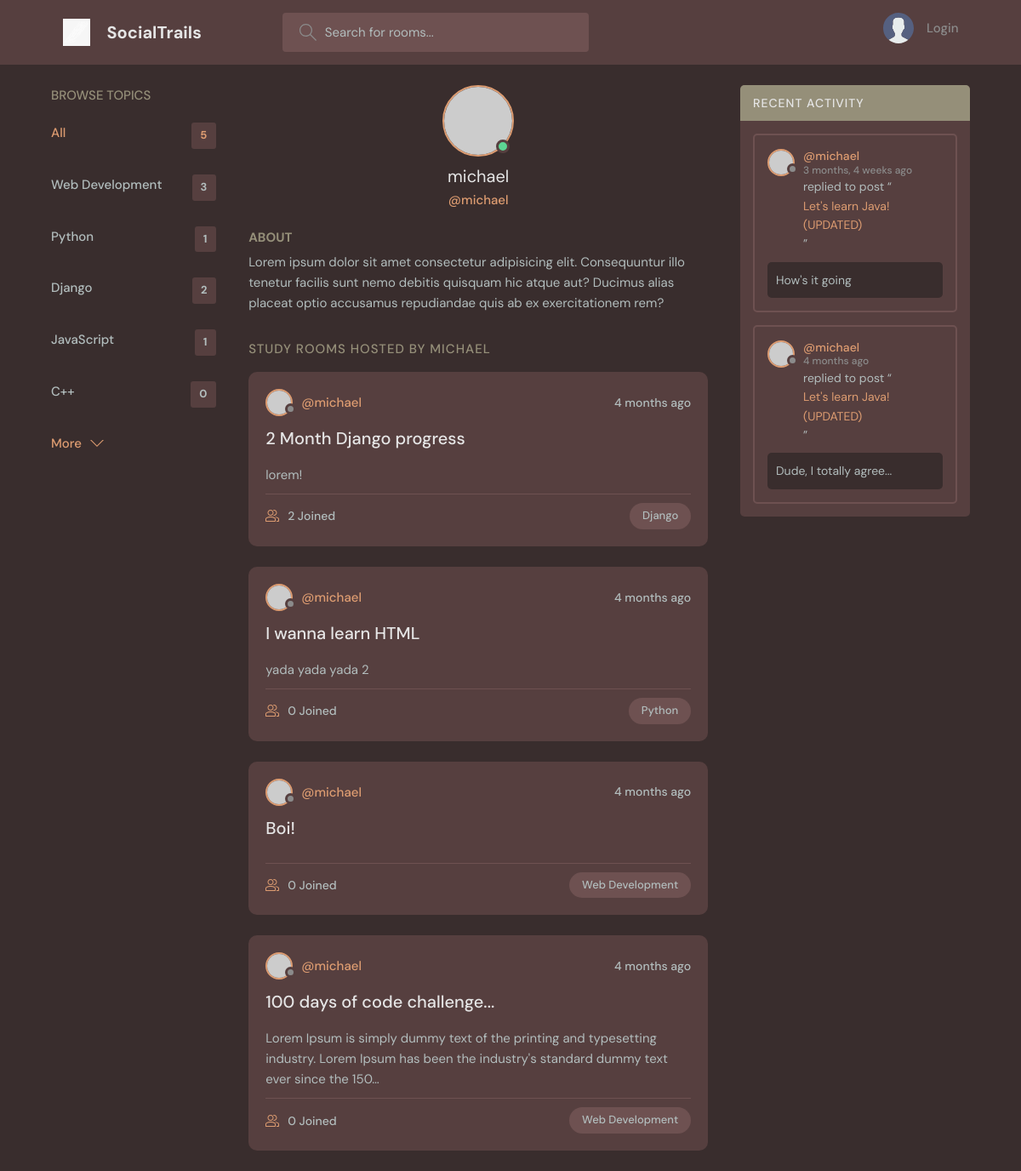
Page /profile/1/ on the committed database.
### base/models.py (models this page shows, shortened)
class Topic(models.Model):
    name = models.CharField(max_length=200)

class Room(models.Model):
    host = models.ForeignKey(User, on_delete=models.SET_NULL, null=True)
    topic = models.ForeignKey(Topic, on_delete=models.SET_NULL, null=True)
    name = models.CharField(max_length=200)
    description = models.TextField(null=True, blank=True)
    participants = models.ManyToManyField(User, related_name="participants", blank=True)
    updated = models.DateTimeField(auto_now=True)
    created = models.DateTimeField(auto_now_add=True)
    class Meta:
        ordering = ['-updated', '-created']
    def __str__(self):
        return self.name

class Message(models.Model):
    user = models.ForeignKey(User, on_delete=models.CASCADE)
    room = models.ForeignKey(Room, on_delete=models.CASCADE)
    body = models.TextField()
    updated = models.DateTimeField(auto_now=True)
    created = models.DateTimeField(auto_now_add=True)
    class Meta:
        ordering = ['-updated', '-created']
    def __str__(self):
        return self.body[0:50]

### base/views.py (the view)
# urls.py: path('profile/<str:pk>/', views.userProfile, name="user-profile"),
def userProfile(request, pk):
    user = User.objects.get(id=pk)
    rooms = user.room_set.all()
    topics = Topic.objects.all()
    room_messages = user.message_set.all()
    context = {'user': user, 'topics': topics, 'rooms': rooms, 'room_messages': room_messages}
    return render(request, 'base/profile.html', context)

### base/templates/base/profile.html (shortened to what this page needs)
{% extends 'main.html' %} {% block content %}
  <main class="profile-page layout layout--3">
    <div class="container">
    {% include 'base/topics_component.html' %}
      <div class="roomList">
        <div class="profile">
          <div class="profile__avatar">
            <div class="avatar avatar--large active">
              <img src="https://randomuser.me/api/portraits/men/11.jpg" />
            </div>
          </div>
          <div class="profile__info">
            <h3>{{user.username}}</h3>
            <p>@{{user.username}}</p>
        </div>
          <div class="profile__about">
            <h3>About</h3>
            <p>
              Lorem ipsum dolor sit amet consectetur adipisicing elit. Consequuntur illo tenetur
              facilis sunt nemo debitis quisquam hic atque aut? Ducimus alias placeat optio
              accusamus repudiandae quis ab ex exercitationem rem?
            </p>
          </div>
        </div>
        <div class="roomList__header">
          <div>
            <h2>Study Rooms Hosted by {{user.username}}</a>
            </h2>
          </div>
        </div>
        {% include 'base/feed_component.html' %}
      </div>
      {% include 'base/activity_component.html' %}
    </div>
  </main>
  {% endblock %}

### templates/main.html (shortened to what this page needs)
<!DOCTYPE html>
{% load static %}
<html lang="en">
  <head>
    <link rel="stylesheet" href="{%static 'styles/style.css' %}" />
  </head>
  <body>
    {% include 'navbar.html' %}  {% block content %} {% endblock %}
  </body>
</html>

### templates/navbar.html (shortened to what this page needs)
{% load static %}
<header class="header header--loggedIn">
  <div class="container">
    <a href="{% url 'home' %}" class="header__logo">
      <img src="{% static 'images/tread.png' %}" />
      <h1>SocialTrails</h1>
    </a>
    <form class="header__search" method="GET" action="{% url 'home' %}">
      <label>
        <input name="q" placeholder="Search for rooms..." />
      </label>
    </form>
    <nav class="header__menu">
      {% if request.user.is_authenticated %}
      <div class="header__user">
        <a href={% url 'user-profile' request.user.id %}>
          <div class="avatar avatar--medium active">
            <img src="https://randomuser.me/api/portraits/men/37.jpg" />
          </div>
          <p>
            {{request.user.username}} <span>@{{request.user.username}}</span>
          </p>
        </a>
        <button class="dropdown-button">
          <svg
            version="1.1"
            xmlns="http://www.w3.org/2000/svg"
            width="32"
            height="32"
            viewBox="0 0 32 32"
          >
            <title>chevron-down</title>
            <path d="M16 21l-13-13h-3l16 16 16-16h-3l-13 13z"></path>
          </svg>
        </button>
      </div>
      {% else %}
      <a href={% url 'login' %}>
        <img src="{% static 'images/avatar.svg' %}" />
        <p>Login</p>
      {% endif %}
    </nav>
  </div>
</header>

### base/templates/base/topics_component.html
<div class="topics">
  <div class="topics__header">
    <h2>Browse Topics</h2>
  </div>
  <ul class="topics__list">
    <li>
      <a href="{% url 'home' %}" class="active"
        >All <span>{{topics.count}}</span></a
      >
    </li>
    {% for topic in topics %}
    <li>
      <a href="{% url 'home' %}?q={{topic.name}}"
        >{{ topic.name }} <span>{{topic.room_set.all.count}}</span></a
      >
    </li>
    {% endfor %}
  </ul>
  <a class="btn btn--link" href="topics.html">
    More
    <svg
      version="1.1"
      xmlns="http://www.w3.org/2000/svg"
      width="32"
      height="32"
      viewBox="0 0 32 32"
    >
      <title>chevron-down</title>
      <path d="M16 21l-13-13h-3l16 16 16-16h-3l-13 13z"></path>
    </svg>
  </a>
</div>

### base/templates/base/feed_component.html (shortened to what this page needs)
{% for room in rooms %}
<div class="roomListRoom">
  <div class="roomListRoom__header">
    <a
      href="{% url 'user-profile' room.host.id %}"
      class="roomListRoom__author"
    >
      <div class="avatar avatar--small">
        <img src="https://randomuser.me/api/portraits/women/11.jpg" />
      </div>
      <span>@{{room.host.username}}</span>
    </a>
    <div class="roomListRoom__actions">
      <span>{{room.created|timesince}} ago</span>
    </div>
  </div>
  <div class="roomListRoom__content">
    <a href="{% url 'room' room.id %}">{{room.name}} </a>
    <p>{{room.description|truncatechars:150}}</p>
  </div>
  <div class="roomListRoom__meta">
    <a href="{% url 'room' room.id %}" class="roomListRoom__joined">
      {{room.participants.all.count}} Joined
    </a>
    <p class="roomListRoom__topic">{{room.topic.name}}</p>
  </div>
</div>
{% endfor %}

### base/templates/base/activity_component.html (shortened to what this page needs)
<div class="activities">
  <div class="activities__header">
    <h2>Recent Activity</h2>
  </div>
  {% for message in room_messages|slice:":3" %}
  <div class="activities__box">
    <div class="activities__boxHeader roomListRoom__header">
      <a
        href="{% url 'user-profile' message.user.id %}"
        class="roomListRoom__author"
      >
        <div class="avatar avatar--small">
          <img src="https://randomuser.me/api/portraits/women/11.jpg" />
        </div>
        <p>
          @{{message.user.username}}
          <span>{{message.created|timesince}} ago</span>
        </p>
      </a>
    </div>
    <div class="activities__boxContent">
      <p>
        replied to post “<a href="{% url 'room' message.room.id %}"
          >{{message.room}}</a
        >”
      </p>
      <div class="activities__boxRoomContent">{{message}}</div>
    </div>
  </div>
  {% endfor %}
</div>

### rows in the picture
Topic: name "Web Development", room_set.all.count "3"
Topic: name "Python", room_set.all.count "1"
Topic: name "Django", room_set.all.count "2"
Topic: name "JavaScript", room_set.all.count "1"
Topic: name "C++", room_set.all.count "0"
Room: host.username "michael", created "4 months", name "2 Month Django progress", description "lorem!", participants.all.count "2", topic.name "Django"
Room: host.username "michael", created "4 months", name "I wanna learn HTML", description "yada yada yada 2", participants.all.count "0", topic.name "Python"
Room: host.username "michael", created "4 months", name "Boi!", participants.all.count "0", topic.name "Web Development"
Room: host.username "michael", created "4 months", name "100 days of code challenge...", description "Lorem Ipsum is simply dummy text of the printing and typesetting industry. Lorem Ipsum has been the industry's standard dummy text ever since the 150…", participants.all.count "0", topic.name "Web Development"
Message: user.username "michael", created "3 months, 4 weeks", room "Let's learn Java! (UPDATED)", body "How's it going"
Message: user.username "michael", created "4 months", room "Let's learn Java! (UPDATED)", body "Dude, I totally agree..."

### other values in the picture
{{ topics.count }} "5"
{{ user.username }} "michael"
{{ user.username }} "MICHAEL"
